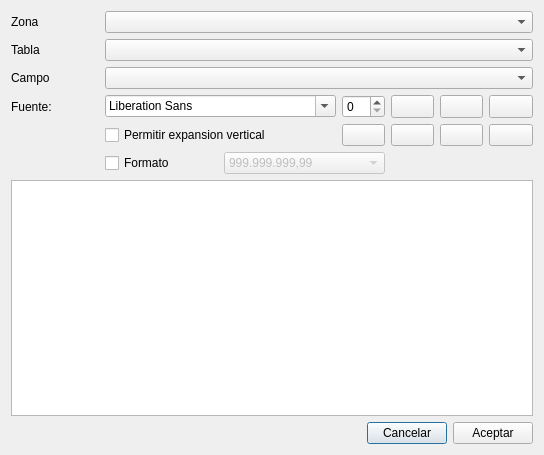
<?xml version="1.0" encoding="UTF-8"?>
<ui version="4.0">
 <class>editFieldDlg</class>
 <widget class="QDialog" name="editFieldDlg">
  <property name="geometry">
   <rect>
    <x>0</x>
    <y>0</y>
    <width>544</width>
    <height>455</height>
   </rect>
  </property>
  <property name="windowTitle">
   <string>Dialog</string>
  </property>
  <layout class="QGridLayout" name="gridLayout">
   <item row="3" column="4">
    <widget class="QPushButton" name="btnBold">
     <property name="maximumSize">
      <size>
       <width>43</width>
       <height>24</height>
      </size>
     </property>
     <property name="text">
      <string/>
     </property>
     <property name="icon">
      <iconset resource="resource.qrc">
       <normaloff>:/icons/text_bold.png</normaloff>:/icons/text_bold.png</iconset>
     </property>
     <property name="checkable">
      <bool>true</bool>
     </property>
     <property name="autoDefault">
      <bool>false</bool>
     </property>
    </widget>
   </item>
   <item row="3" column="5">
    <widget class="QPushButton" name="btnItalic">
     <property name="maximumSize">
      <size>
       <width>43</width>
       <height>24</height>
      </size>
     </property>
     <property name="text">
      <string/>
     </property>
     <property name="icon">
      <iconset resource="resource.qrc">
       <normaloff>:/icons/text_italic.png</normaloff>:/icons/text_italic.png</iconset>
     </property>
     <property name="checkable">
      <bool>true</bool>
     </property>
     <property name="autoDefault">
      <bool>false</bool>
     </property>
    </widget>
   </item>
   <item row="3" column="6">
    <widget class="QPushButton" name="btnUnder">
     <property name="maximumSize">
      <size>
       <width>44</width>
       <height>24</height>
      </size>
     </property>
     <property name="text">
      <string/>
     </property>
     <property name="icon">
      <iconset resource="resource.qrc">
       <normaloff>:/icons/text_underline.png</normaloff>:/icons/text_underline.png</iconset>
     </property>
     <property name="checkable">
      <bool>true</bool>
     </property>
     <property name="autoDefault">
      <bool>false</bool>
     </property>
    </widget>
   </item>
   <item row="4" column="3">
    <widget class="QPushButton" name="btnColor">
     <property name="maximumSize">
      <size>
       <width>43</width>
       <height>24</height>
      </size>
     </property>
     <property name="text">
      <string/>
     </property>
     <property name="icon">
      <iconset resource="resource.qrc">
       <normaloff>:/icons/font.png</normaloff>:/icons/font.png</iconset>
     </property>
     <property name="autoDefault">
      <bool>false</bool>
     </property>
    </widget>
   </item>
   <item row="4" column="4">
    <widget class="QPushButton" name="btnLeft">
     <property name="maximumSize">
      <size>
       <width>43</width>
       <height>24</height>
      </size>
     </property>
     <property name="text">
      <string/>
     </property>
     <property name="icon">
      <iconset resource="resource.qrc">
       <normaloff>:/icons/text_align_left.png</normaloff>:/icons/text_align_left.png</iconset>
     </property>
     <property name="autoDefault">
      <bool>false</bool>
     </property>
    </widget>
   </item>
   <item row="4" column="5">
    <widget class="QPushButton" name="btnCenter">
     <property name="maximumSize">
      <size>
       <width>43</width>
       <height>24</height>
      </size>
     </property>
     <property name="text">
      <string/>
     </property>
     <property name="icon">
      <iconset resource="resource.qrc">
       <normaloff>:/icons/text_align_center.png</normaloff>:/icons/text_align_center.png</iconset>
     </property>
     <property name="autoDefault">
      <bool>false</bool>
     </property>
    </widget>
   </item>
   <item row="4" column="6">
    <widget class="QPushButton" name="btnRigth">
     <property name="maximumSize">
      <size>
       <width>44</width>
       <height>24</height>
      </size>
     </property>
     <property name="text">
      <string/>
     </property>
     <property name="icon">
      <iconset resource="resource.qrc">
       <normaloff>:/icons/text_align_right.png</normaloff>:/icons/text_align_right.png</iconset>
     </property>
     <property name="autoDefault">
      <bool>false</bool>
     </property>
     <property name="flat">
      <bool>false</bool>
     </property>
    </widget>
   </item>
   <item row="3" column="0">
    <widget class="QLabel" name="label_4">
     <property name="text">
      <string>Fuente:</string>
     </property>
    </widget>
   </item>
   <item row="3" column="1" colspan="2">
    <widget class="QFontComboBox" name="fontComboBox"/>
   </item>
   <item row="4" column="1" colspan="2">
    <widget class="QCheckBox" name="checkBox">
     <property name="text">
      <string>Permitir expansion vertical</string>
     </property>
    </widget>
   </item>
   <item row="3" column="3">
    <widget class="QSpinBox" name="sizeSpin"/>
   </item>
   <item row="0" column="0">
    <widget class="QLabel" name="label">
     <property name="text">
      <string>Zona</string>
     </property>
    </widget>
   </item>
   <item row="0" column="1" colspan="6">
    <widget class="QComboBox" name="comboZona"/>
   </item>
   <item row="1" column="0">
    <widget class="QLabel" name="label_2">
     <property name="text">
      <string>Tabla</string>
     </property>
    </widget>
   </item>
   <item row="1" column="1" colspan="6">
    <widget class="QComboBox" name="comboTabla"/>
   </item>
   <item row="2" column="0">
    <widget class="QLabel" name="label_3">
     <property name="text">
      <string>Campo</string>
     </property>
    </widget>
   </item>
   <item row="2" column="1" colspan="6">
    <widget class="QComboBox" name="comboCampo"/>
   </item>
   <item row="7" column="0" colspan="7">
    <layout class="QHBoxLayout" name="horizontalLayout">
     <item>
      <spacer name="horizontalSpacer">
       <property name="orientation">
        <enum>Qt::Horizontal</enum>
       </property>
       <property name="sizeHint" stdset="0">
        <size>
         <width>40</width>
         <height>20</height>
        </size>
       </property>
      </spacer>
     </item>
     <item>
      <widget class="QPushButton" name="btnCancel">
       <property name="text">
        <string>Cancelar</string>
       </property>
      </widget>
     </item>
     <item>
      <widget class="QPushButton" name="btnAceptar">
       <property name="text">
        <string>Aceptar</string>
       </property>
      </widget>
     </item>
    </layout>
   </item>
   <item row="6" column="0" colspan="7">
    <widget class="QGraphicsView" name="graphicsView"/>
   </item>
   <item row="5" column="1">
    <widget class="QCheckBox" name="checkBox_2">
     <property name="text">
      <string>Formato</string>
     </property>
    </widget>
   </item>
   <item row="5" column="2" colspan="2">
    <widget class="QComboBox" name="comobFormato">
     <property name="enabled">
      <bool>false</bool>
     </property>
     <item>
      <property name="text">
       <string>999.999.999,99</string>
      </property>
     </item>
     <item>
      <property name="text">
       <string>999,999,999.99</string>
      </property>
     </item>
     <item>
      <property name="text">
       <string>999999999,99</string>
      </property>
     </item>
     <item>
      <property name="text">
       <string>999999999.99</string>
      </property>
     </item>
     <item>
      <property name="text">
       <string>999.999.999,999</string>
      </property>
     </item>
     <item>
      <property name="text">
       <string>999.999.999,9999</string>
      </property>
     </item>
     <item>
      <property name="text">
       <string>dd/mm/aa</string>
      </property>
     </item>
     <item>
      <property name="text">
       <string>dd/mm/aaaa</string>
      </property>
     </item>
    </widget>
   </item>
  </layout>
 </widget>
 <resources>
  <include location="resource.qrc"/>
 </resources>
 <connections/>
</ui>
